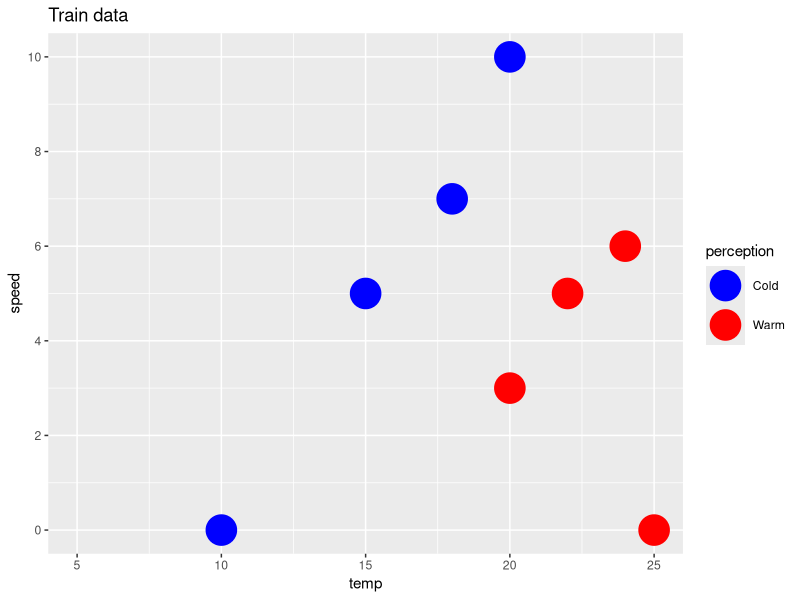
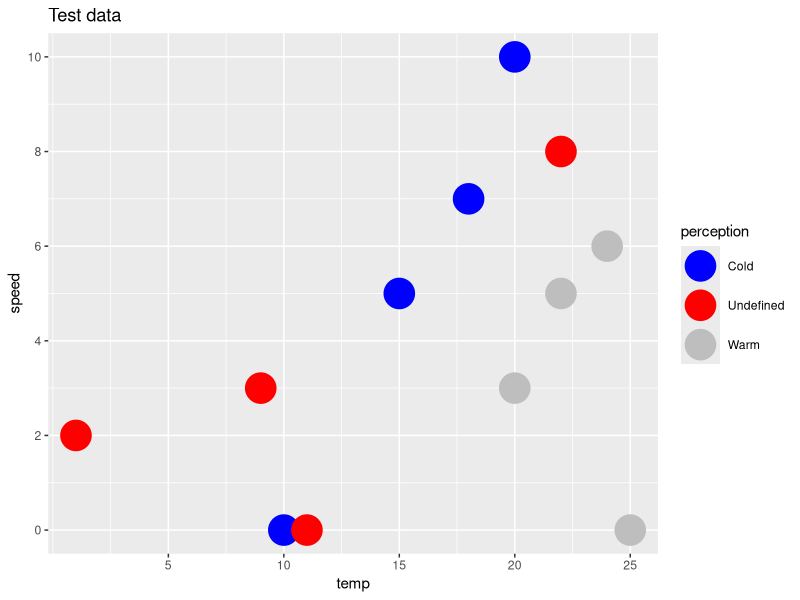
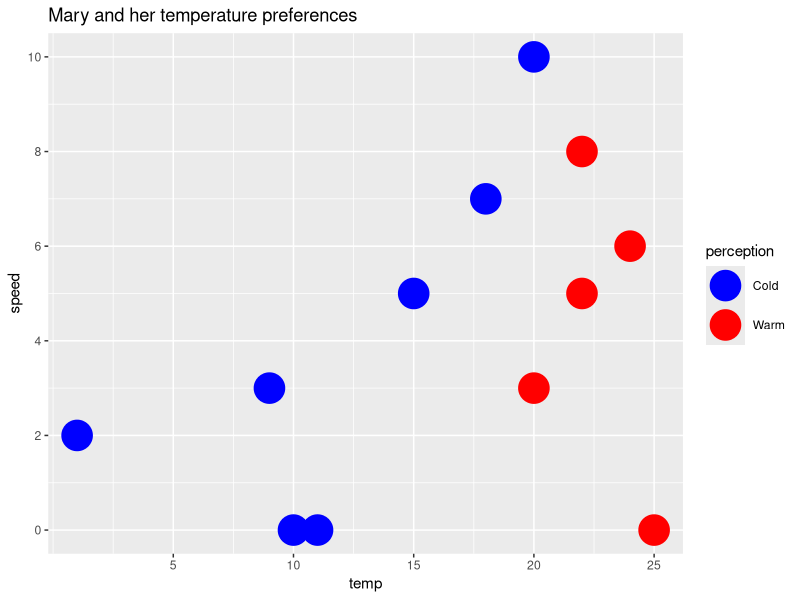

Reproduce these figures in R, in order.
# Mary and her temperature preferences

#As an example, if we know that our friend Mary feels cold when it is 10 degrees Celsius, but
#warm when it is 25 degrees Celsius, then in a room where it is 22 degrees Celsius, the
#nearest neighbor algorithm would guess that our friend would feel warm, because 22 is
#closer to 25 than to 10.

#Suppose we would like to know when Mary feels warm and when she feels cold, as in the
#previous example, but in addition, wind speed data is also available when Mary was asked
#if she felt warm or cold:

#install.packages("tidyverse")

library(ggplot2)
library(class)

temp <- c(10,25,15,20,18,20,22,24)
speed <- c(0,0,5,3,7,10,5,6)
perception <- c("Cold", "Warm", "Cold", "Warm", "Cold", "Cold", "Warm", "Warm")

cols <- c("Warm" = "red", "Cold" = "blue", "Undefined" = "darkgreen")

df <- data.frame(perception, temp, speed)

trainData <- ggplot(df, aes(x = temp, y = speed, color = perception)) +
  ggtitle("Train data") +
  scale_colour_manual(values = c("blue", "red", "gray")) +
  scale_y_continuous(breaks = c(0, 2, 4, 6, 8, 10)) +
  scale_x_continuous(breaks = c(5, 10, 15, 20, 25, 30)) +
  geom_point(size = 10) +
  expand_limits(x = 5, y = 10)

trainData

# TEST DATA
testTemp <- c(22,1,11,9)
testSpeed <- c(8,2,0,3)
testPerception <- c("Undefined", "Undefined", "Undefined", "Undefined")

dfTest <- data.frame(perception = testPerception, temp = testTemp, speed = testSpeed)

dfBind <- rbind(df, dfTest)

testData <-  ggplot(dfBind, aes(x = temp, y = speed, color = perception)) +
  ggtitle("Test data") +
  scale_colour_manual(values = c("blue", "red", "gray")) +
  scale_y_continuous(breaks = c(0, 2, 4, 6, 8, 10)) +
  scale_x_continuous(breaks = c(5, 10, 15, 20, 25, 30)) +
  geom_point(size = 10) +
  expand_limits(x = 5, y = 10)
  
testData

k1 <- knn(train = df[-1], test = dfTest[2:3], cl = perception)  

dfTest2 <- data.frame(perception = as.character(k1), temp = testTemp, speed = testSpeed) 

dfBind2 <- rbind(df, dfTest2)

developData <-  ggplot(dfBind2, aes(x = temp, y = speed, color = perception)) +
  ggtitle("Mary and her temperature preferences") +
  scale_colour_manual(values = c("blue", "red", "gray")) +
  scale_y_continuous(breaks = c(0, 2, 4, 6, 8, 10)) +
  scale_x_continuous(breaks = c(5, 10, 15, 20, 25, 30)) +
  geom_point(size = 10) +
  expand_limits(x = 5, y = 10)

developData
